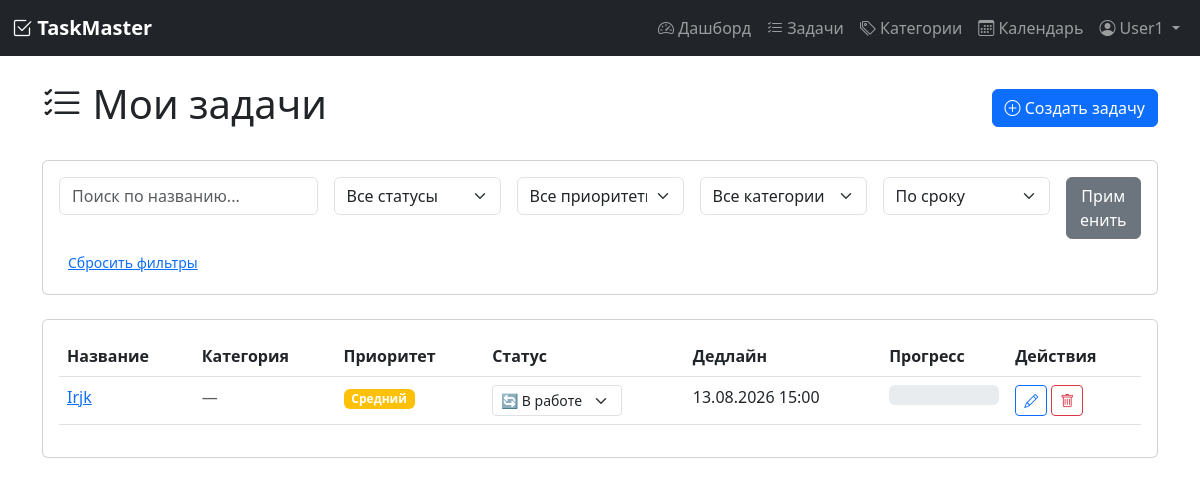
The page /tasks (signed in) on the database its author committed.
### models.py (models this page shows, shortened)
class User(UserMixin, db.Model):
    __tablename__ = 'user'
    id = db.Column(db.Integer, primary_key=True)
    username = db.Column(db.String(80), unique=True, nullable=False)
    email = db.Column(db.String(120), unique=True, nullable=False)
    password_hash = db.Column(db.String(200), nullable=False)
    registered_at = db.Column(db.DateTime, default=datetime.utcnow)
    timezone = db.Column(db.String(50), default='Europe/Moscow')
    role = db.Column(db.String(20), default='user')  # 'user' или 'admin'
    tasks = db.relationship('Task', backref='author', lazy=True, cascade='all, delete-orphan')
    categories = db.relationship('Category', backref='user', lazy=True, cascade='all, delete-orphan')
    tags = db.relationship('Tag', backref='user', lazy=True, cascade='all, delete-orphan')

class Task(db.Model):
    __tablename__ = 'task'
    id = db.Column(db.Integer, primary_key=True)
    title = db.Column(db.String(200), nullable=False)
    description = db.Column(db.Text, default='')
    status = db.Column(db.String(20), default='pending')  # pending, in_progress, completed
    priority = db.Column(db.String(20), default='medium')  # low, medium, high
    deadline = db.Column(db.DateTime, nullable=True)
    created_at = db.Column(db.DateTime, default=datetime.utcnow)
    updated_at = db.Column(db.DateTime, default=datetime.utcnow, onupdate=datetime.utcnow)
    user_id = db.Column(db.Integer, db.ForeignKey('user.id'), nullable=False)
    category_id = db.Column(db.Integer, db.ForeignKey('category.id'), nullable=True)
    subtasks = db.relationship('Subtask', backref='parent_task', lazy=True, cascade='all, delete-orphan')
    tags = db.relationship('Tag', secondary=task_tags, backref='tasks', lazy='dynamic')
    attachments = db.relationship('Attachment', backref='task', lazy=True, cascade='all, delete-orphan')
    recurring_rule = db.relationship('RecurringRule', backref='task', uselist=False, cascade='all, delete-orphan')
    @property
    def progress(self):
        if not self.subtasks:
            return 100 if self.status == 'completed' else 0
        completed = sum(1 for st in self.subtasks if st.is_completed)
        return int((completed / len(self.subtasks)) * 100)
    @property
    def is_overdue(self):
        if self.status == 'completed':
            return False
        if self.deadline and self.deadline < datetime.utcnow():
            return True
        return False

### app.py (the view)
@app.route('/tasks')
@login_required
def tasks():
    query = Task.query.filter_by(user_id=current_user.id)
    status_filter = request.args.get('status', '')
    priority_filter = request.args.get('priority', '')
    category_filter = request.args.get('category', '')
    if status_filter:
        query = query.filter_by(status=status_filter)
    if priority_filter:
        query = query.filter_by(priority=priority_filter)
    if category_filter and category_filter.isdigit():
        query = query.filter_by(category_id=int(category_filter))
    sort_by = request.args.get('sort', 'deadline')
    if sort_by == 'deadline':
        query = query.order_by(Task.deadline.asc())
    elif sort_by == 'priority':
        query = query.order_by(Task.priority.desc())
    elif sort_by == 'created_at':
        query = query.order_by(Task.created_at.desc())
    elif sort_by == 'title':
        query = query.order_by(Task.title.asc())
    else:
        query = query.order_by(Task.deadline.asc())
    search_query = request.args.get('search', '')
    if search_query:
        query = query.filter(
            Task.title.contains(search_query) | Task.description.contains(search_query)
        )
    tasks_list = query.all()
    categories = Category.query.filter_by(user_id=current_user.id).all()
    return render_template('tasks.html',
                         tasks=tasks_list,
                         categories=categories,
                         current_filters={
                             'status': status_filter,
                             'priority': priority_filter,
                             'category': category_filter,
                             'sort': sort_by,
                             'search': search_query
                         })

### app.py (called while the page is built)
@login_manager.user_loader
def load_user(user_id):
    return User.query.get(int(user_id))

### templates/tasks.html (shortened to what this page needs)
{% extends "base.html" %}
{% block content %}
<div class="d-flex justify-content-between align-items-center mb-4">
    <h1><i class="bi bi-list-check"></i> Мои задачи</h1>
    <a href="{{ url_for('task_create') }}" class="btn btn-primary">
        <i class="bi bi-plus-circle"></i> Создать задачу
    </a>
</div>
<div class="card mb-4">
    <div class="card-body">
        <form method="GET" class="row g-3">
            <div class="col-md-3">
                <input type="text" name="search" class="form-control" placeholder="Поиск по названию..."
                       value="{{ current_filters.search }}">
            </div>
            <div class="col-md-2">
                <select name="status" class="form-select">
                    <option value="">Все статусы</option>
                </select>
            </div>
            <div class="col-md-2">
                <select name="priority" class="form-select">
                    <option value="">Все приоритеты</option>
                </select>
            </div>
            <div class="col-md-2">
                <select name="category" class="form-select">
                    <option value="">Все категории</option>
                </select>
            </div>
            <div class="col-md-2">
                <select name="sort" class="form-select">
                    <option value="deadline" {% if current_filters.sort == 'deadline' %}selected{% endif %}>По сроку</option>
                </select>
            </div>
            <div class="col-md-1">
                <button type="submit" class="btn btn-secondary w-100">Применить</button>
            </div>
        </form>
        <div class="mt-2">
            <a href="{{ url_for('tasks') }}" class="btn btn-sm btn-link">Сбросить фильтры</a>
        </div>
    </div>
</div>
<div class="card">
    <div class="card-body">
        {% if tasks %}
            <div class="table-responsive">
                <table class="table table-hover">
                    <thead>
                        <tr>
                            <th>Название</th>
                            <th>Категория</th>
                            <th>Приоритет</th>
                            <th>Статус</th>
                            <th>Дедлайн</th>
                            <th>Прогресс</th>
                            <th>Действия</th>
                        </tr>
                    </thead>
                    <tbody>
                        {% for task in tasks %}
                            <tr class="{% if task.is_overdue %}task-overdue{% endif %} {% if task.status == 'completed' %}task-completed{% endif %}">
                                <td>
                                    <a href="{{ url_for('task_detail', task_id=task.id) }}">{{ task.title }}</a>
                                </td>
                               <td>
    {% if task.category %}
        <span class="badge" style="background-color: {{ task.category.color }}">
            {{ task.category.name }}
        </span>
    {% else %}
        <span class="text-muted">—</span>
    {% endif %}
</td>
                                <td>
                                    {% if task.priority == 'high' %}
                                        <span class="badge bg-danger">Высокий</span>
                                    {% elif task.priority == 'medium' %}
                                        <span class="badge bg-warning">Средний</span>
                                    {% else %}
                                        <span class="badge bg-info">Низкий</span>
                                    {% endif %}
                                </td>
                               <td>
    <form action="{{ url_for('task_change_status', task_id=task.id) }}" method="POST" class="d-inline">
        <select name="status" class="form-select form-select-sm" style="width: 130px;" onchange="this.form.submit()">
            <option value="in_progress" {% if task.status == 'in_progress' %}selected{% endif %}>
                🔄 В работе
            </option>
        </select>
    </form>
</td>
                                <td>
                                    {% if task.deadline %}
                                        {{ task.deadline.strftime('%d.%m.%Y %H:%M') }}
                                    {% else %}
                                        —
                                    {% endif %}
                                </td>
                                <td>
                                    <div class="progress" style="height: 20px;">
                                    </div>
                                </td>
                                <td>
    <a href="{{ url_for('task_edit', task_id=task.id) }}" class="btn btn-sm btn-outline-primary">
        <i class="bi bi-pencil"></i>
    </a>
    <form action="{{ url_for('task_delete', task_id=task.id) }}" method="POST" class="d-inline"
          onsubmit="return confirm('Удалить задачу?')">
        <button type="submit" class="btn btn-sm btn-outline-danger">
            <i class="bi bi-trash"></i>
        </button>
    </form>
</td>
                            </tr>
                        {% endfor %}
                    </tbody>
                </table>
            </div>
{% endif %}
    </div>
</div>
{% endblock %}

### templates/base.html (shortened to what this page needs)
<!DOCTYPE html>
<html lang="ru">
<head>
    <link href="https://cdn.jsdelivr.net/npm/bootstrap@5.3.0/dist/css/bootstrap.min.css" rel="stylesheet">
    <link rel="stylesheet" href="https://cdn.jsdelivr.net/npm/bootstrap-icons@1.11.0/font/bootstrap-icons.css">
</head>
<body>
    {% if current_user.is_authenticated %}
    <nav class="navbar navbar-expand-lg navbar-dark bg-dark">
        <div class="container-fluid">
            <a class="navbar-brand" href="{{ url_for('dashboard') }}">
                <i class="bi bi-check2-square"></i> TaskMaster
            </a>
            <div class="collapse navbar-collapse" id="navbarNav">
                <ul class="navbar-nav ms-auto">
    <li class="nav-item">
        <a class="nav-link" href="{{ url_for('dashboard') }}">
            <i class="bi bi-speedometer2"></i> Дашборд
        </a>
    </li>
    <li class="nav-item">
        <a class="nav-link" href="{{ url_for('tasks') }}">
            <i class="bi bi-list-check"></i> Задачи
        </a>
    </li>
    <li class="nav-item">
        <a class="nav-link" href="{{ url_for('categories') }}">
            <i class="bi bi-tags"></i> Категории
        </a>
    </li>
    <li class="nav-item">
        <a class="nav-link" href="{{ url_for('calendar_view') }}">
            <i class="bi bi-calendar3"></i> Календарь
        </a>
    </li>
    <li class="nav-item dropdown">
        <a class="nav-link dropdown-toggle" href="#" id="userDropdown" role="button" data-bs-toggle="dropdown">
            <i class="bi bi-person-circle"></i> {{ current_user.username }}
        </a>
    </li>
</ul>
            </div>
        </div>
    </nav>
    {% endif %}
    <div class="container mt-4">
        {% block content %}{% endblock %}
    </div>
</body>
</html>

### templates/base.html (style rules this page uses)
.navbar-brand { font-weight: bold; }
select option[value="in_progress"] { color: orange; }

### rows shown on the page
User: username "User1"
Task: title "Irjk", priority "Средний", status "🔄 В работе", deadline "13.08.2026 15:00"
